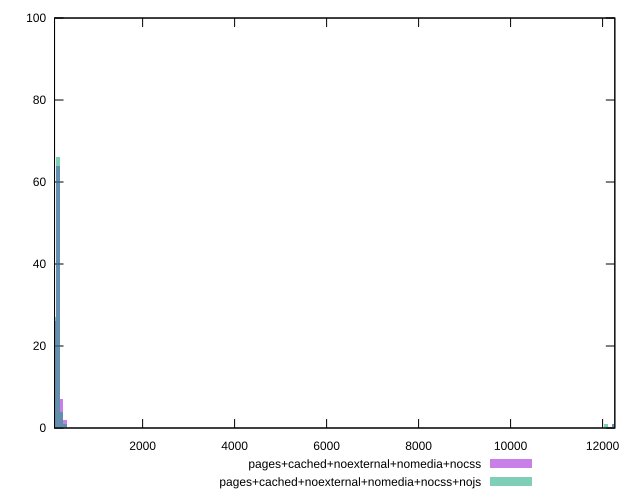

gnuplot code for this plot:
reset

$pagesCachedNoexternalNomediaNocss <<EOF
155.84656471545355 64
77.92328235772678 26
311.6931294309071 2
233.76984707318033 7
12233.955330163104 1
EOF

$pagesCachedNoexternalNomediaNocssNojs <<EOF
77.92328235772678 27
155.84656471545355 66
12233.955330163104 1
311.6931294309071 1
233.76984707318033 4
12078.10876544765 1
EOF

set key outside below
set boxwidth 77.92328235772678
set xrange [84.885:12265.95]
set yrange [0:100]
set trange [0:100]
set style fill transparent solid 0.5 noborder
set terminal svg size 640, 500 enhanced background rgb 'white'
set output "reprap/server-response-time/comparison/histogram/4_vs_5.svg"

plot $pagesCachedNoexternalNomediaNocss title "pages+cached+noexternal+nomedia+nocss" with boxes, \
     $pagesCachedNoexternalNomediaNocssNojs title "pages+cached+noexternal+nomedia+nocss+nojs" with boxes

reset
